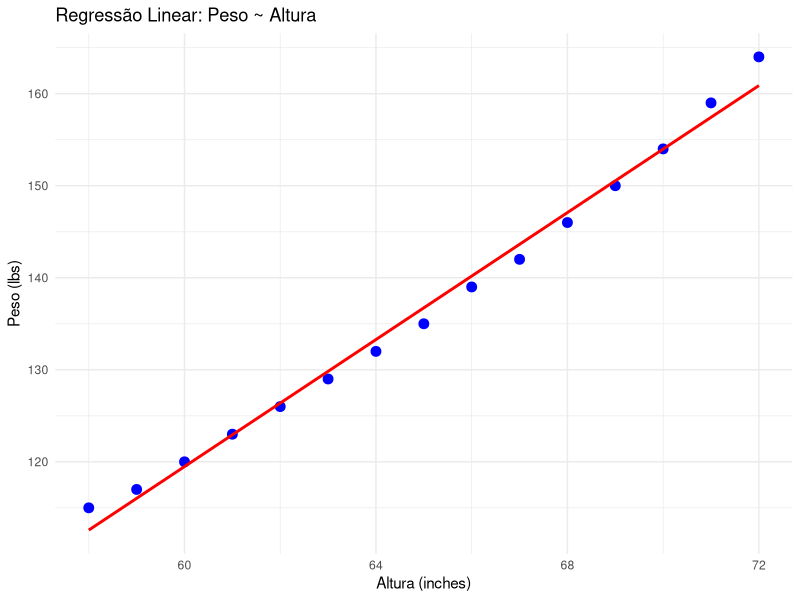
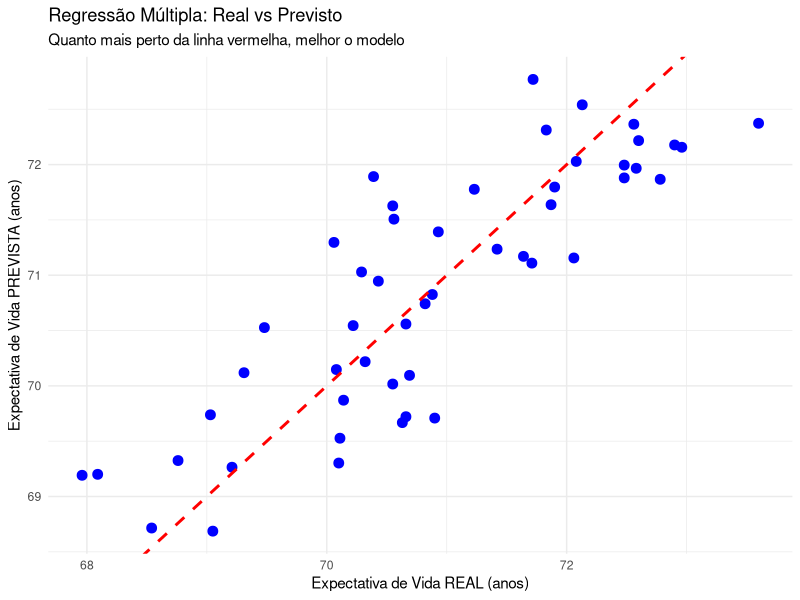

R code for these plots, in order:
################ TEMA 1 – AMOSTRAGEM E TAMANHO AMOSTRAL ########################
# Queremos detectar uma redução de 10 mmHg na pressão arterial (Delta).
# Desvio padrão conhecido (sigma) = 15. Poder = 80%. Confiança = 95%.

# MODO 1: Pela Fórmula
alpha <- 0.05
beta <- 0.20
sigma <- 15
delta <- 10

Z_alpha <- qnorm(1 - alpha/2)
Z_beta  <- qnorm(1 - beta)

n_formula <- (2 * (Z_alpha + Z_beta)^2 * sigma^2) / delta^2
cat("Tamanho amostral (Fórmula):", ceiling(n_formula), "por grupo.\n")

# MODO 2: Função Nativa do R 
calculo_r <- power.t.test(delta = delta, sd = sigma, 
                          sig.level = alpha, power = 1-beta, 
                          type = "two.sample")
print(calculo_r)
# Nota: O R usa uma distribuição t não-central (mais precisa que a normal Z),
# por isso pode haver uma ligeira diferença decimal.












################ TEMA 2 – REGRESSÃO LINEAR ####################################

### Regressão linear simples
"vamos prever o peso (lbs) a partir da altura (inches) de mulheres utilizando dados do conjunto “women” nativo do R:
Y=β_0+β_1(altura)+ε"

# 1. Carregar os dados
data(women)
head(women)  # mostra as primeiras linhas para visualização

# 2. Ajuste do modelo de regressão linear simples
modelo_women <- lm(weight ~ height, data = women)

# 4. Extrair coeficientes estimados (betas)
betas <- coef(modelo_women)
cat("Intercepto (β0):", round(betas[1], 3), "\n")
cat("Altura (β1):", round(betas["height"], 3), "\n")

# 5. Escrever o modelo final
cat("\nModelo estimado:\n")
cat("Peso = ", round(betas[1],2), " + ", round(betas["height"],2), "*Altura\n")

# 6. Previsão para um paciente específico
novo_paciente <- data.frame(height = 65)  # altura em inches
prev <- predict(modelo_women, newdata = novo_paciente)
cat("\nPrevisão para paciente (Altura = 65 inches):\n")
cat("Peso =", round(prev, 2), "lbs\n")

# 7. Gráfico de aproximação do modelo com os dados
library(ggplot2)
ggplot(women, aes(x = height, y = weight)) +
  geom_point(color = 'blue', size = 3) +
  geom_smooth(method = 'lm', se = FALSE, color = 'red') +
  labs(title = "Regressão Linear: Peso ~ Altura",
       x = "Altura (inches)",
       y = "Peso (lbs)") +
  theme_minimal()



### Regressão Linear Múltipla
"Vamos prever a Expectativa de Vida (anos) baseada em Murder (Homicídios),
HS_Grad (Educação) e Frost (Clima) utilizando dados nativos 'state.x77':
Y = β0 + β1(Murder) + β2(HS_Grad) + β3(Frost) + ε"

# 1. Carregar e preparar os dados
# state.x77 é uma matriz, convertemos para dataframe para usar nomes de colunas
dados_estados <- as.data.frame(state.x77)
# Renomeando colunas para facilitar (sem espaços)
names(dados_estados)[names(dados_estados) == "Life Exp"] <- "Life_Exp"
names(dados_estados)[names(dados_estados) == "HS Grad"] <- "HS_Grad"

head(dados_estados[, c("Life_Exp", "Murder", "HS_Grad", "Frost")]) # visualização

# 2. Ajuste do modelo de regressão linear múltipla
modelo_estados <- lm(Life_Exp ~ Murder + HS_Grad + Frost, data = dados_estados)

# 4. Extrair coeficientes estimados (betas)
betas <- coef(modelo_estados)
cat("\n--- Coeficientes Estimados ---\n")
cat("Intercepto (β0):", round(betas["(Intercept)"], 3), "\n")
cat("Murder (β1):    ", round(betas["Murder"], 3), "\n")
cat("HS_Grad (β2):   ", round(betas["HS_Grad"], 3), "\n")
cat("Frost (β3):     ", round(betas["Frost"], 3), "\n")

# 5. Escrever o modelo final (Equação)
cat("\nModelo estimado:\n")
cat("Life_Exp =", round(betas[1], 2), 
    "+ (", round(betas["Murder"], 2), "* Murder )",
    "+ (", round(betas["HS_Grad"], 2), "* HS_Grad )",
    "+ (", round(betas["Frost"], 2), "* Frost )\n")

# 6. Previsão para um estado específico (Simulação)
# Vamos criar um estado com alta violência, boa educação e muito frio
novo_estado <- data.frame(Murder = 10, HS_Grad = 55, Frost = 120)

prev <- predict(modelo_estados, newdata = novo_estado)
cat("\nPrevisão para novo estado (Murder=10, HS=55, Frost=120):\n")
cat("Expectativa de Vida =", round(prev, 2), "anos\n")

# 7. Gráfico de aproximação do modelo com os dados
# Obs: Na múltipla, plotamos Real vs Previsto (pois são 4 dimensões)
if(!require(ggplot2)) install.packages("ggplot2")
library(ggplot2)

# Adicionando previsão ao dataset original para plotagem
dados_estados$Previsto <- predict(modelo_estados)

ggplot(dados_estados, aes(x = Life_Exp, y = Previsto)) +
  geom_point(color = 'blue', size = 3) +
  # Linha vermelha representa a previsão perfeita (x=y)
  geom_abline(intercept = 0, slope = 1, color = 'red', linetype = "dashed", size = 1) +
  labs(title = "Regressão Múltipla: Real vs Previsto",
       subtitle = "Quanto mais perto da linha vermelha, melhor o modelo",
       x = "Expectativa de Vida REAL (anos)",
       y = "Expectativa de Vida PREVISTA (anos)") +
  theme_minimal()





################ TEMA 3 – REGRESSÃO LOGÍSTICA #################################
# Simulação de dados - Regressão Logística 
set.seed(123)
n <- 200
idade <- rnorm(n, mean = 60, sd = 12)   # idade média de 60 anos
comorb <- rbinom(n, 1, prob = 0.4)      # 40% com comorbidades

# Modelo artificial para gerar a probabilidade de óbito
logit_p <- -5 + 0.05*idade + 1.2*comorb
p <- 1/(1 + exp(-logit_p))

# Variável resposta: óbito (0 = não, 1 = sim)
obito <- rbinom(n, 1, prob = p)

# Ajuste do modelo logístico
modelo_logistico <- glm(obito ~ idade + comorb, family = binomial)

# Extrair coeficientes estimados
betas <- coef(modelo_logistico)

# Calcular Odds Ratios e IC 95%
odds <- exp(betas)
odds_ci <- exp(confint(modelo_logistico))

# Interpretação automática dos coeficientes
cat("Coeficientes do modelo e interpretação (Odds Ratio):\n")
for(i in 1:length(betas)){
  cat(names(betas)[i], "\n")
  cat("  Beta =", round(betas[i], 3), "\n")
  cat("  Odds Ratio (OR) =", round(odds[i], 3), "\n")
  cat("  IC 95% OR =", paste0("(", round(odds_ci[i,1],3), ", ", round(odds_ci[i,2],3), ")"), "\n")
  if(odds[i] > 1){
    cat("  Interpretação: aumento da chance de óbito\n\n")
  } else if(odds[i] < 1){
    cat("  Interpretação: efeito protetor (redução da chance)\n\n")
  } else {
    cat("  Interpretação: sem efeito\n\n")
  }
}

# Função para previsão automática de probabilidade e classificação
previsao_paciente <- function(modelo, paciente){
  prob <- predict(modelo, newdata = paciente, type = "response")
  cat("Previsão para paciente:\n")
  print(paciente)
  cat("  Probabilidade de óbito =", round(prob, 2), "\n")
  # Classificação automática
  classe <- ifelse(prob >= 0.5, "Alto risco", "Baixo risco")
  cat("  Classificação predita:", classe, "\n\n")
}

# Exemplo: paciente de 60 anos com comorbidade
novo_paciente <- data.frame(idade = 60, comorb = 1)
previsao_paciente(modelo_logistico, novo_paciente)










################ TEMA 5 – ANOVA PARA DOIS FATORES #############################
"Vamos analisar os níveis de colesterol em três grupos de 200 pacientes. 
Utilizaremos a ANOVA de dois fatores para analisar o efeito da dieta e do sexo 
nos níveis de colesterol"

set.seed(123)
sexo <- factor(rep(c("Masculino", "Feminino"), each = 30))
dieta <- factor(rep(c("Dieta1", "Dieta2", "Dieta3"), times = 20))

# Criando médias diferentes para simular efeitos principais e interação
colesterol <- rnorm(60, mean = 200, sd = 10) +
  ifelse(dieta == "Dieta2", 10, ifelse(dieta == "Dieta3", 20, 0)) +
  ifelse(sexo == "Feminino", 5, 0) +
  ifelse(dieta == "Dieta3" & sexo == "Feminino", 10, 0)

dados2 <- data.frame(sexo, dieta, colesterol)

# 1) Modelo ANOVA de dois fatores com interação
modelo2 <- aov(colesterol ~ sexo * dieta, data = dados2)
anova_tab2 <- summary(modelo2)

# 2) Validação dos pressupostos
sh <- shapiro.test(residuals(modelo2))
lev <- car::leveneTest(colesterol ~ sexo * dieta, data = dados2)

# 3) Resultados da ANOVA
print(anova_tab2)

# 4) Medidas de ajuste (R², R² ajustado, RMSE e MAE)
SQT2 <- sum((dados2$colesterol - mean(dados2$colesterol))^2)
SQE2 <- sum(residuals(modelo2)^2)
R2 <- 1 - SQE2/SQT2
n2   <- nrow(dados2)
k2   <- length(coef(modelo2))  # número de parâmetros estimados
R2_adj <- 1 - (SQE2/(n2 - k2)) / (SQT2/(n2 - 1))

# RMSE e MAE
RMSE <- sqrt(mean(residuals(modelo2)^2))
MAE  <- mean(abs(residuals(modelo2)))

# INTERPRETAÇÃO AUTOMÁTICA DAS MÉTRICAS
cat("\n INTERPRETAÇÃO DAS MÉTRICAS DE AJUSTE \n")
cat("- R² =", round(R2, 3), " O modelo explica aproximadamente", round(R2*100, 1), "% da variabilidade dos dados.\n")
cat("- R² Ajustado =", round(R2_adj, 3), " Considerando o número de grupos e tamanho da amostra, o ajuste realista é de", round(R2_adj*100, 1), "%.\n")
cat("- RMSE =", round(RMSE, 2), " O erro quadrático médio é de", round(RMSE, 2), "unidades de colesterol. Valores menores indicam melhor ajuste.\n")
cat("- MAE =", round(MAE, 2), " Em média, o erro absoluto é de", round(MAE, 2), "unidades de colesterol.\n")

# 5) Interpretação automática
cat("\nVALIDAÇÃO DOS PRESSUPOSTOS (p > 0.05) \n")
cat("Normalidade (Shapiro-Wilk): p =", round(sh$p.value, 4), "\n")
cat("Homoscedasticidade (Levene): p =", round(lev[1, "Pr(>F)"], 4), "\n")
cat("Independência: pressuposta pelo delineamento.\n\n")

pvals <- anova_tab2[[1]][["Pr(>F)"]]
names(pvals) <- rownames(anova_tab2[[1]])

cat("INTERPRETAÇÃO FINAL\n")
if (pvals[1] < 0.05) cat("- Há efeito principal de SEXO (p =", round(pvals[1], 4), ")\n")
if (pvals[2] < 0.05) cat("- Há efeito principal de DIETA (p =", round(pvals[2], 4), ")\n")
if (pvals[3] < 0.05) cat("- Há efeito de INTERAÇÃO sexo*dieta (p =", round(pvals[3], 4), ")\n")
if (all(pvals > 0.05)) cat("- Nenhum efeito significativo foi identificado.\n")




